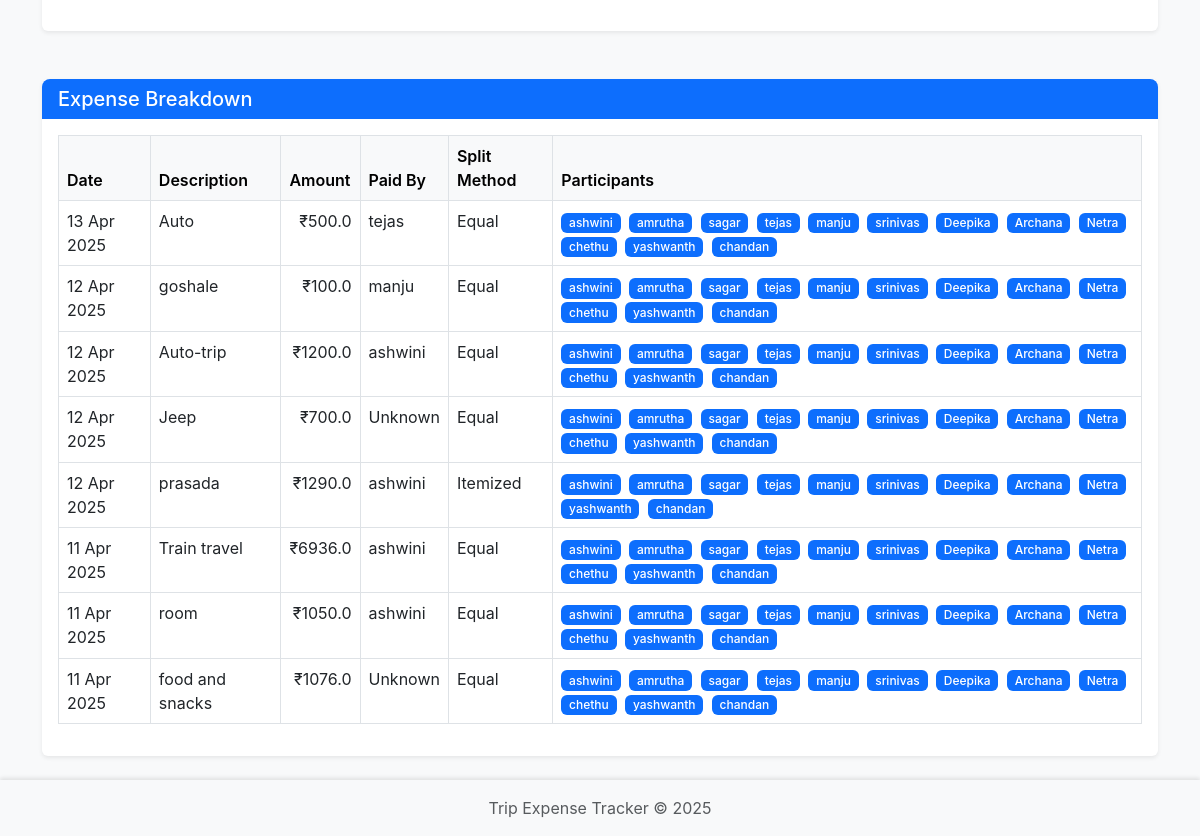
The page /trips/5/settlements (signed in, lower part) on the database as committed earlier.
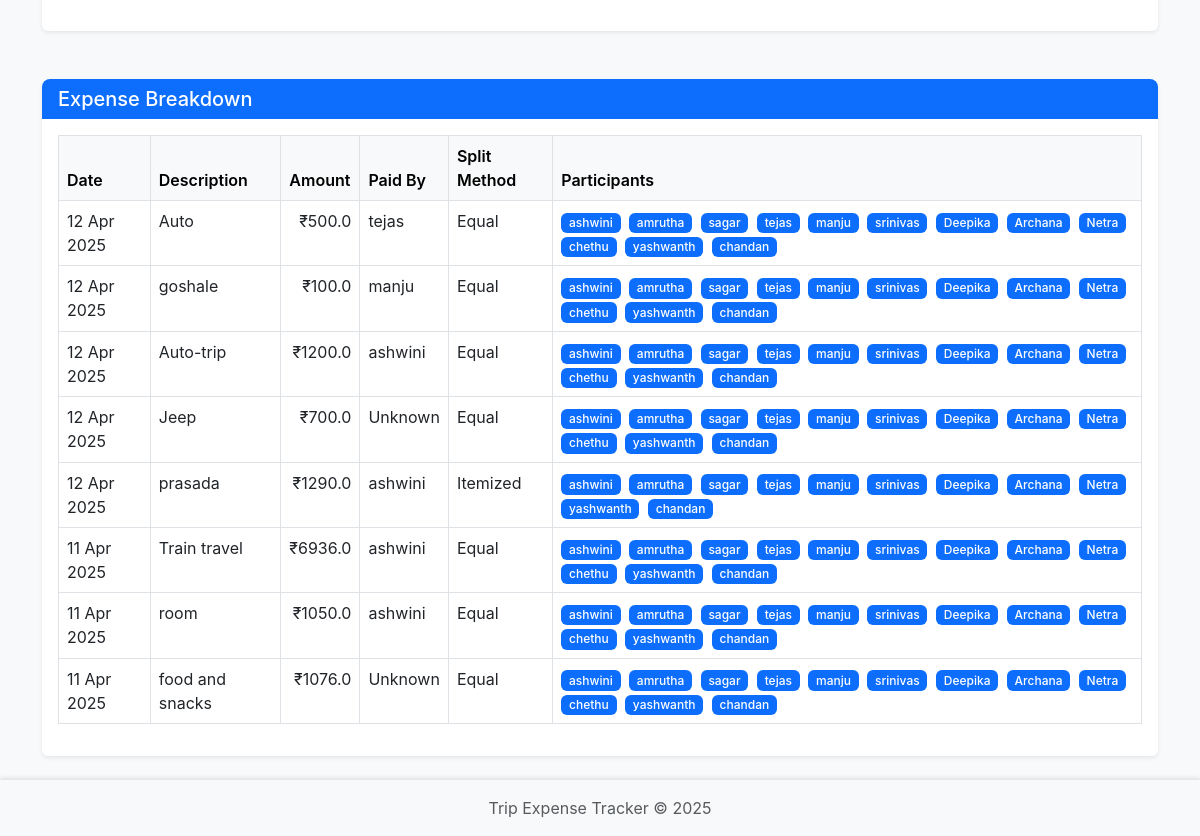
The same page on the database as committed later.
### expense_tracker/backend/models/expense.py (models this page shows, shortened)
class Expense(db.Model):
    id = db.Column(db.Integer, primary_key=True)
    description = db.Column(db.String(200), nullable=False)
    amount = db.Column(db.Float, nullable=False)
    currency = db.Column(db.String(3), default='INR')
    category = db.Column(db.String(50), nullable=True)
    date = db.Column(db.DateTime, default=datetime.utcnow)
    created_at = db.Column(db.DateTime, default=datetime.utcnow)
    updated_at = db.Column(db.DateTime, default=datetime.utcnow, onupdate=datetime.utcnow)
    split_method = db.Column(db.String(20), default='equal')
    payer_id = db.Column(db.String(100), nullable=False)  # Can be user ID or 'unregistered_name'
    trip_id = db.Column(db.Integer, db.ForeignKey('trip.id'), nullable=False)
    participants = db.Column(db.Text, nullable=False, default='[]')  # Registered participants
    shares = db.Column(db.Text, nullable=False, default='{}')  # Shares for all participants
    items = db.Column(db.Text, nullable=True, default='[]')  # For itemized expenses and unregistered participants
    def get_participants_list(self):
        return json.loads(self.participants)
    def get_shares(self):
        return json.loads(self.shares)

### expense_tracker/backend/models/user.py (models this page shows, shortened)
class User(UserMixin, db.Model):
    id = db.Column(db.Integer, primary_key=True)
    email = db.Column(db.String(120), unique=True, nullable=False, index=True)
    name = db.Column(db.String(100), nullable=False)
    password_hash = db.Column(db.String(128))
    created_at = db.Column(db.DateTime, default=datetime.utcnow)
    last_seen = db.Column(db.DateTime, default=datetime.utcnow)
    is_admin = db.Column(db.Boolean, default=False)
    trips_created = db.relationship('Trip', backref='admin', lazy='dynamic', foreign_keys='Trip.admin_id')

### expense_tracker/backend/routes/trips.py (the view, shortened to what this page needs)
@trips_bp.route('/<int:trip_id>/settlements')
@login_required
def view_settlements(trip_id):
    trip = Trip.query.get_or_404(trip_id)
    participants = trip.get_participants_list()
    if str(current_user.id) not in participants and current_user.id != trip.admin_id:
        flash('You do not have access to this trip', 'error')
        return redirect(url_for('trips.list_trips'))
    participant_ids = trip.get_participants_list()
    if str(trip.admin_id) not in participant_ids:
        participant_ids.append(str(trip.admin_id))
    participants = User.query.filter(User.id.in_([int(pid) for pid in participant_ids])).all()
    user_map = {str(user.id): user.name for user in participants}
    settlements = trip.calculate_settlements()
    balances = {}
    total_paid = {}
    total_share = {}
    from expense_tracker.backend.models.expense import Expense
    expenses = Expense.query.filter_by(trip_id=trip.id).order_by(Expense.date.desc()).all()
    for participant_id in participant_ids:
        balance = trip.calculate_user_balance(int(participant_id))
        balances[participant_id] = balance
        expense_paid = Expense.query.filter_by(trip_id=trip.id, payer_id=participant_id).with_entities(func.sum(Expense.amount)).scalar() or 0
        general_payments = trip.get_participant_general_payments(participant_id)
        advances = trip.get_advances()
        advance_amount = advances.get(participant_id, 0)
        total_paid_amount = expense_paid + general_payments + advance_amount
        total_paid[participant_id] = total_paid_amount
        total_share[participant_id] = total_paid_amount - balance
    unregistered_participants = trip.get_unregistered_participants()
    return render_template('trips/settlements.html',
                          trip=trip,
                          user_map=user_map,
                          settlements=settlements,
                          balances=balances,
                          total_paid=total_paid,
                          total_share=total_share,
                          expenses=expenses)

### expense_tracker/backend/models/trip.py (called while the page is built)
    def get_participants_list(self):
        if self.participants is None:
            return []
        return json.loads(self.participants)

    def get_unregistered_participants(self):
        if self.unregistered_participants is None:
            return []
        return json.loads(self.unregistered_participants)

    def calculate_user_balance(self, user_id):
        from expense_tracker.backend.models.expense import Expense
        if isinstance(user_id, str) and user_id.startswith('unregistered_'):
            return self.calculate_unregistered_balance(user_id)
        total_paid = sum(expense.amount for expense in
                         Expense.query.filter_by(trip_id=self.id, payer_id=str(user_id)))
        total_paid += self.get_participant_general_payments(user_id)
        advances = self.get_advances()
        advance_amount = advances.get(str(user_id), 0)
        total_paid += advance_amount
        total_share = 0
        for expense in self.expenses:
            shares = expense.get_shares()
            if str(user_id) in shares:
                total_share += shares[str(user_id)]
        return total_paid - total_share

### expense_tracker/backend/templates/trips/settlements.html (shortened to what this page needs)
{% extends "base.html" %}
{% block content %}
<div class="row mb-4">
    <div class="col-md-12">
        <div class="card">
            <div class="card-body">
                <div class="table-responsive">
                </div>
            </div>
        </div>
    </div>
</div>
<div class="row">
    <div class="col-md-12">
        <div class="card">
            <div class="card-header bg-primary text-white">
                <h5 class="card-title mb-0">Expense Breakdown</h5>
            </div>
            <div class="card-body">
                <div class="table-responsive">
                    <table class="table table-bordered">
                        <thead class="table-light">
                            <tr>
                                <th>Date</th>
                                <th>Description</th>
                                <th>Amount</th>
                                <th>Paid By</th>
                                <th>Split Method</th>
                                <th>Participants</th>
                            </tr>
                        </thead>
                        <tbody>
                            {% for expense in expenses %}
                            <tr>
                                <td>{{ expense.date.strftime('%d %b %Y') }}</td>
                                <td>{{ expense.description }}</td>
                                <td class="text-end">₹{{ expense.amount|round(2) }}</td>
                                <td>{{ user_map.get(expense.payer_id|string, 'Unknown') }}</td>
                                <td>
                                    {% if expense.split_method == 'equal' %}
                                    Equal
                                    {% elif expense.split_method == 'exact' %}
                                    Exact
                                    {% elif expense.split_method == 'itemized' %}
                                    Itemized
                                    {% endif %}
                                </td>
                                <td>
                                    {% for participant_id in expense.get_participants_list() %}
                                    <span class="badge bg-primary me-1">{{ user_map.get(participant_id, 'Unknown') }}</span>
                                    {% endfor %}
                                </td>
                            </tr>
                            {% endfor %}
                        </tbody>
                    </table>
                </div>
            </div>
        </div>
    </div>
</div>
{% endblock %}

Rows that differ between the two databases and show on the page:
removed Expense: date "13 Apr 2025", description "Auto", amount "500.0", {{ user_map.get(expense.payer_id|string, 'Unknown') }} "tejas", split_method "Equal", {{ user_map.get(participant_id, 'Unknown') }} "ashwini" "amrutha" "sagar" "tejas" "manju" "srinivas" "Deepika" "Archana" "Netra" "chethu" "yashwanth" "chandan"
added Expense: date "12 Apr 2025", description "Auto", amount "500.0", {{ user_map.get(expense.payer_id|string, 'Unknown') }} "tejas", split_method "Equal", {{ user_map.get(participant_id, 'Unknown') }} "ashwini" "amrutha" "sagar" "tejas" "manju" "srinivas" "Deepika" "Archana" "Netra" "chethu" "yashwanth" "chandan"
